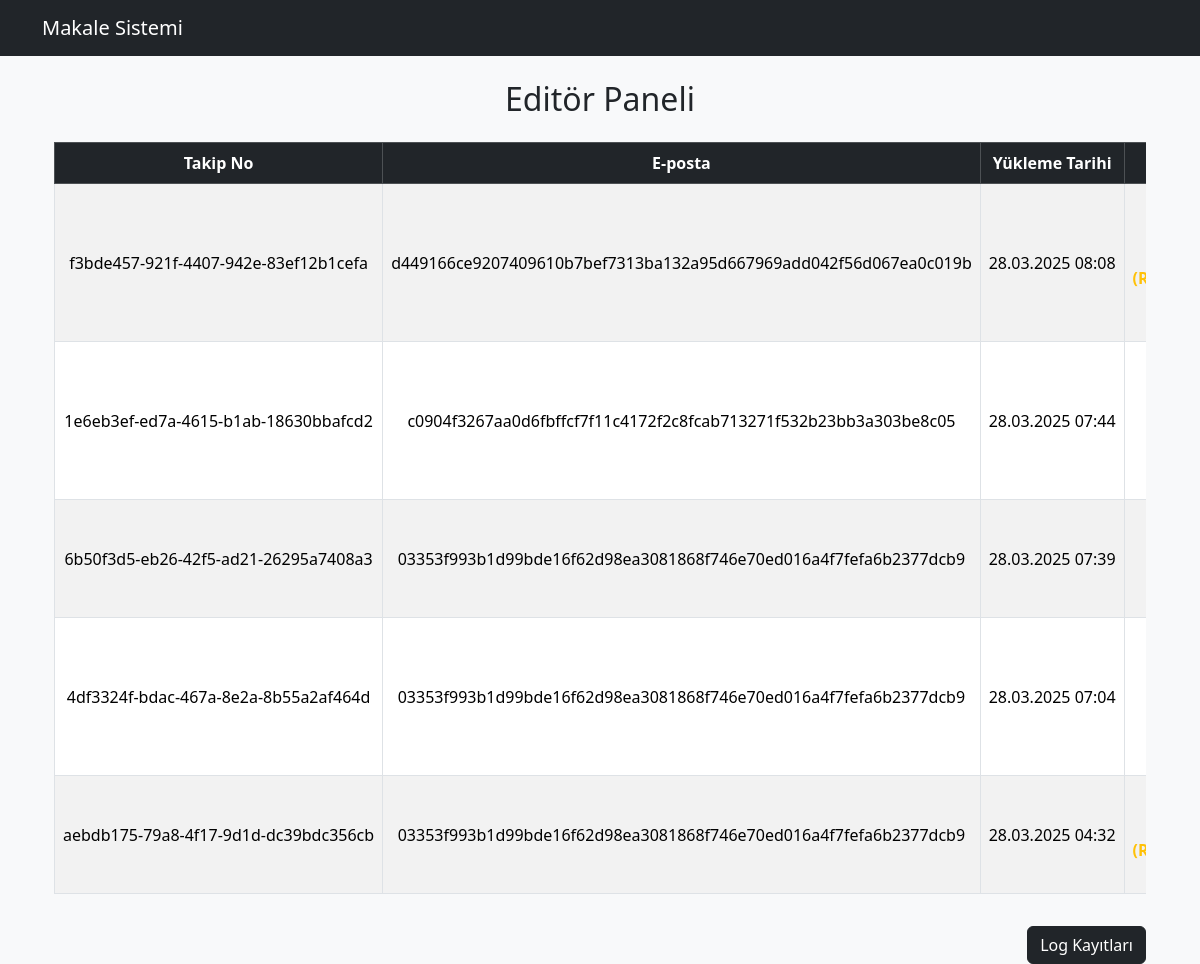
The app's page /editor/, older data.
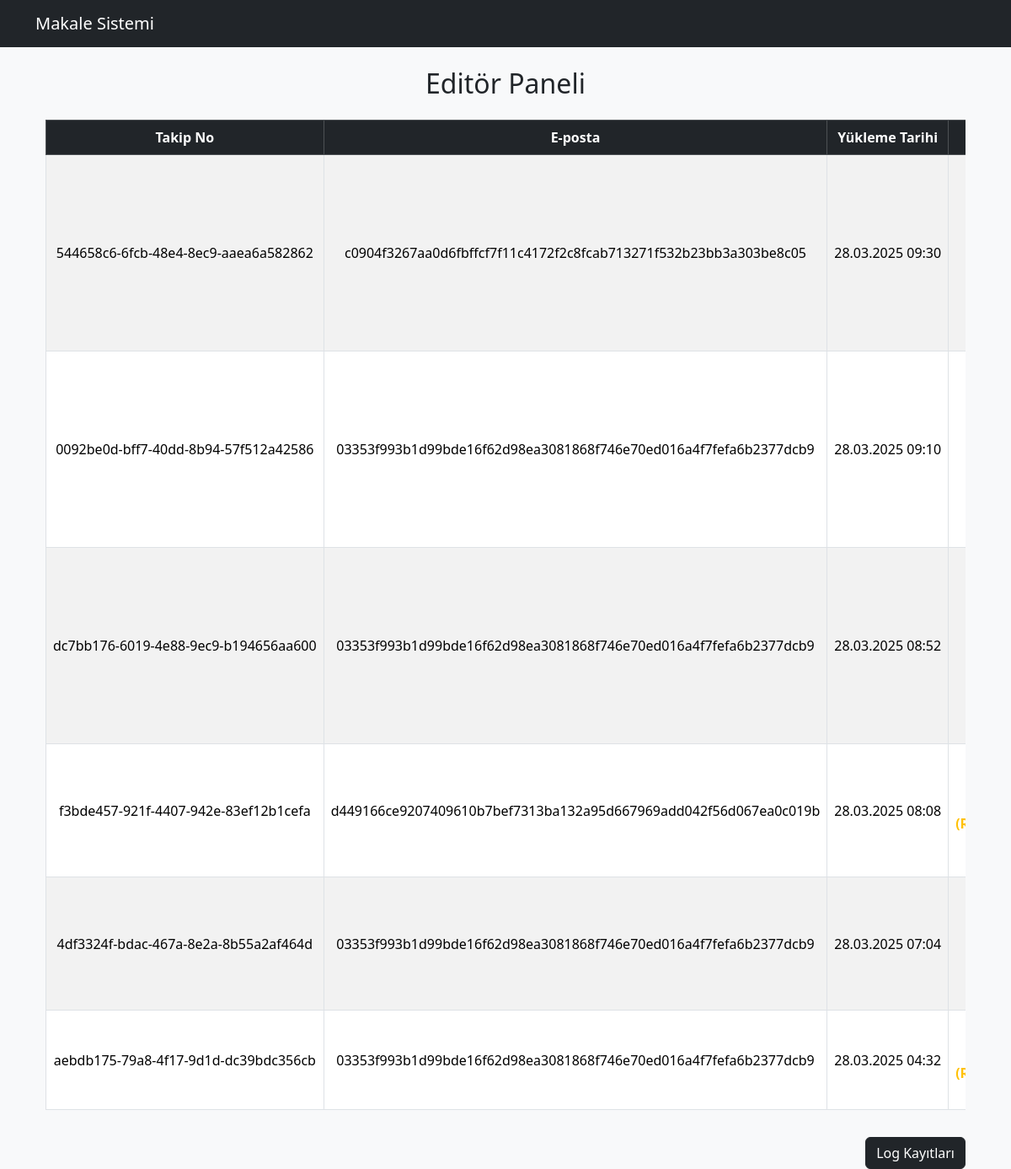
The same page, newer data.
### makale/models.py (models this page shows, shortened)
class Makale(models.Model):
    takip_numarasi = models.UUIDField(default=uuid.uuid4, editable=False, unique=True)
    eposta = models.EmailField()
    dosya = models.FileField(upload_to='makaleler/')
    yuklenme_tarihi = models.DateTimeField(auto_now_add=True)
    revize_dosya = models.FileField(upload_to='revizeler/', null=True, blank=True)
    revize_hakeme_atildi = models.BooleanField(default=False)
    durum = models.CharField(max_length=50, default="Yüklendi")  # Örn: Yüklendi, İnceleniyor, Kabul, Reddedildi
    anonim_dosya = models.FileField(upload_to='anonim/', null=True, blank=True)
    mesaj = models.TextField(null=True, blank=True)
    mesaj_gonderen = models.CharField(max_length=20, null=True, blank=True)
    keywords = models.CharField(max_length=500, blank=True, null=True)
    yorumlu_pdf = models.FileField(upload_to='yorumlu/', blank=True, null=True)
    final_pdf = models.FileField(upload_to='final/', blank=True, null=True)
    atandigi_hakem = models.CharField(max_length=10, choices=HAKEMLER, null=True, blank=True)
    log_editore_gelis = models.DateTimeField(null=True, blank=True)
    log_hakeme_atis = models.DateTimeField(null=True, blank=True)
    log_hakem_cevap = models.DateTimeField(null=True, blank=True)
    log_yayim = models.DateTimeField(null=True, blank=True)
    sha256_hash = models.CharField(max_length=64, blank=True, null=True)
    pdf_hash = models.CharField(max_length=64, blank=True, null=True)
    yorumlu_pdf_hash = models.CharField(max_length=64, blank=True, null=True)
    final_pdf_hash = models.CharField(max_length=64, blank=True, null=True)
    alan = models.CharField(max_length=100, blank=True, null=True)

### makale/views.py (the view)
# urls.py: path('editor/', views.editor_paneli, name='editor_paneli'),
def editor_paneli(request):
    makaleler = Makale.objects.all().order_by('-yuklenme_tarihi')
    return render(request, 'makale/editor_paneli.html', {'makaleler': makaleler})

### makale/templates/makale/editor_paneli.html (shortened to what this page needs)
{% extends "makale/base.html" %}
{% block content %}
<div class="container-fluid mt-4">
    <h2 class="mb-4 text-center">Editör Paneli</h2>
    <div class="table-wrapper">
        <table class="table table-bordered table-hover table-striped text-center w-100 align-middle">
            <thead class="table-dark">
                <tr>
                    <th>Takip No</th>
                    <th>E-posta</th>
                    <th>Yükleme Tarihi</th>
                    <th>Dosya</th>
                </tr>
            </thead>
            <tbody>
                {% for makale in makaleler %}
                <tr>
                    <td>{{ makale.takip_numarasi }}</td>
                    <td>{{ makale.eposta }}</td>
                    <td>{{ makale.yuklenme_tarihi|date:"d.m.Y H:i" }}</td>
                    <td>
                        {% if makale.revize_dosya %}
                            <div class="text-warning fw-bold">(Revize dosyasıdır)</div>
                        {% endif %}
                    </td>
                </tr>
                {% empty %}
                <tr>
                    <td colspan="13" class="text-center text-muted">Henüz yüklenmiş makale yok.</td>
                </tr>
                {% endfor %}
            </tbody>
        </table>
    </div>
    <div class="text-end mt-3">
        <a href="{% url 'log_kayitlari' %}" class="btn btn-dark">Log Kayıtları</a>
    </div>
</div>
{% endblock %}

Row changes from the older to the newer data that the page shows:
removed Makale: takip_numarasi "1e6eb3ef-ed7a-4615-b1ab-18630bbafcd2", eposta "c0904f3267aa0d6fbffcf7f11c4172f2c8fcab713271f532b23bb3a303be8c05", yuklenme_tarihi "28.03.2025 07:44"
removed Makale: takip_numarasi "6b50f3d5-eb26-42f5-ad21-26295a7408a3", eposta "03353f993b1d99bde16f62d98ea3081868f746e70ed016a4f7fefa6b2377dcb9", yuklenme_tarihi "28.03.2025 07:39"
added Makale: takip_numarasi "544658c6-6fcb-48e4-8ec9-aaea6a582862", eposta "c0904f3267aa0d6fbffcf7f11c4172f2c8fcab713271f532b23bb3a303be8c05", yuklenme_tarihi "28.03.2025 09:30"
added Makale: takip_numarasi "0092be0d-bff7-40dd-8b94-57f512a42586", eposta "03353f993b1d99bde16f62d98ea3081868f746e70ed016a4f7fefa6b2377dcb9", yuklenme_tarihi "28.03.2025 09:10"
added Makale: takip_numarasi "dc7bb176-6019-4e88-9ec9-b194656aa600", eposta "03353f993b1d99bde16f62d98ea3081868f746e70ed016a4f7fefa6b2377dcb9", yuklenme_tarihi "28.03.2025 08:52"
